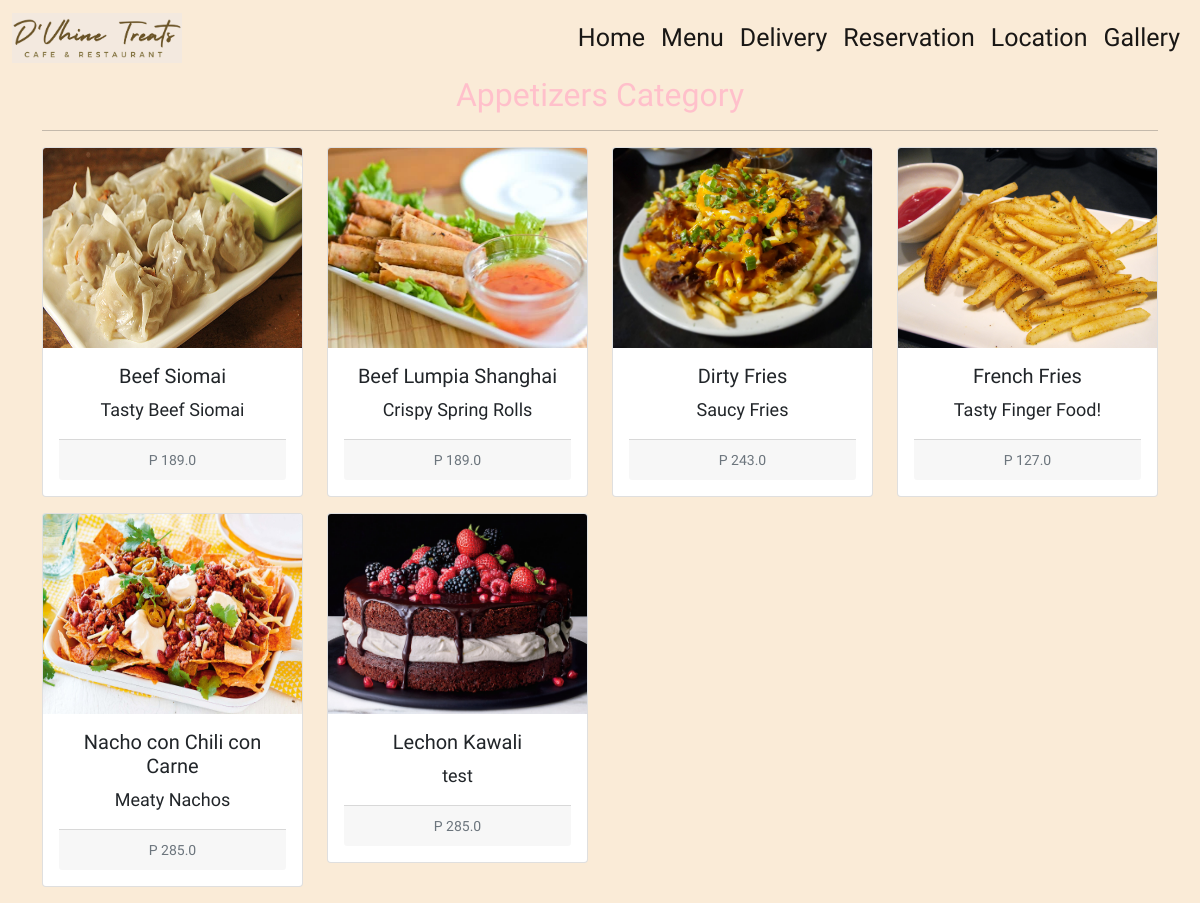
The page /category/appetizers on the database its author committed.
### stellaris/models.py (models this page shows, shortened)
class Category(models.Model):
    slug = models.CharField(max_length=150, null=False, blank=False)
    name = models.CharField(max_length=150, null=False, blank=False)
    image = models.ImageField(upload_to='images/category')
    description = models.TextField(max_length=500, null=False, blank=False)
    availability = models.BooleanField(default=False)

class Product(models.Model):
    category = models.ForeignKey(Category, on_delete=models.CASCADE)
    slug = models.CharField(max_length=150, null=False, blank=False)
    name = models.CharField(max_length=150, null=False, blank=False)
    product_image = models.ImageField(upload_to='images/foods')
    description = models.CharField(max_length=250, null=False, blank=False)
    price = models.FloatField(null=False,blank=False)
    availability = models.BooleanField(default=False)

### stellaris/views.py (the view)
# urls.py: path('category/<str:slug>', views.MenuView, name="menu"),
def MenuView(request, slug):
    if(Category.objects.filter(slug=slug, availability=True)):
        products = Product.objects.filter(category__slug=slug,availability=True)
        category_name = Category.objects.filter(slug=slug).first()
        context = {
            'products':products,
            'category_name':category_name,
        }
        return render(request, 'menu.html', context)

### templates/menu.html (shortened to what this page needs)
{% load static %}
<!DOCTYPE html>
<head>
    <link href="https://cdn.jsdelivr.net/npm/bootstrap@5.1.3/dist/css/bootstrap.min.css" rel="stylesheet">
    <link rel="stylesheet" href="{% static 'css/category.css' %}">
<body>
<nav class="navbar sticky-top navbar-expand-lg navbar-light" style="background-color: antiquewhite;">
        <div class="container-fluid">
          <a class="navbar-brand" href="#"><img src="{% static 'images/navbar/indexlogo.png' %}" style="max-width: auto; max-height:50px;"></a>
          <div class="collapse navbar-collapse" id="navbarSupportedContent">
            <ul class="navbar-nav ms-auto mb-2 mb-lg-0">
              <li class="nav-item">
                <a class="nav-link active" aria-current="page" href="{% url 'stellaris:home' %}">Home</a>
              </li>
              <li class="nav-item">
                <a class="nav-link active" aria-current="page" href="{% url 'stellaris:categories' %}">Menu</a>
              </li>
              <li class="nav-item">
                <a class="nav-link active" aria-current="page" href="#">Delivery</a>
              </li>
              <li class="nav-item">
                <a class="nav-link active" aria-current="page" href="{% url 'stellaris:party_category' %}">Reservation</a>
              </li>
              <li class="nav-item">
                <a class="nav-link active" aria-current="page" href="{% url 'stellaris:location' %}">Location</a>
              </li>
              <li class="nav-item">
                <a class="nav-link active" aria-current="page" href="{% url 'stellaris:gallery' %}">Gallery</a>
              </li>
              </ul>
        </div>
    </div>
</nav>
<div class="container">
    <h2 class="text-center mb-3" style="color: pink;">{{ category_name.name}} Category</h2>
    <hr>
    <div class="row">
        {% for c in products %}
            <div class="col-sm-3">
                <div class="card mb-3" style="max-height: fit-content; overflow: auto;">
                  <img src="{{ c.product_image.url }}" style="height: 200px;">
                    <div class="card-body text-center">
                      <h3 class="text-center" style="font-size: 20px;">{{ c.name }}</h3>
                      <p class="text-center" style="font-size: 18px;">{{ c.description }}</p>
                      <div class="card-footer text-center">
                      <small class="text-muted">P {{ c.price}}</small>
                      </div>
                    </div>
                </div>
            </div>
        {% endfor %}
      </div>
</div>
</body>
</head>
</html>

### static/css/category.css (style rules this page uses)
.navbar a { font-size: 25px; font-family: 'Satisfy', cursive; }
body { font-family: 'Merienda', cursive; background-color: antiquewhite; }

### rows shown on the page
Category: name "Appetizers"
Product: product_image (picture), name "Beef Siomai", description "Tasty Beef Siomai", price "189.0"
Product: product_image (picture), name "Beef Lumpia Shanghai", description "Crispy Spring Rolls", price "189.0"
Product: product_image (picture), name "Dirty Fries", description "Saucy Fries", price "243.0"
Product: product_image (picture), name "French Fries", description "Tasty Finger Food!", price "127.0"
Product: product_image (picture), name "Nacho con Chili con Carne", description "Meaty Nachos", price "285.0"
Product: product_image (picture), name "Lechon Kawali", description "test", price "285.0"
